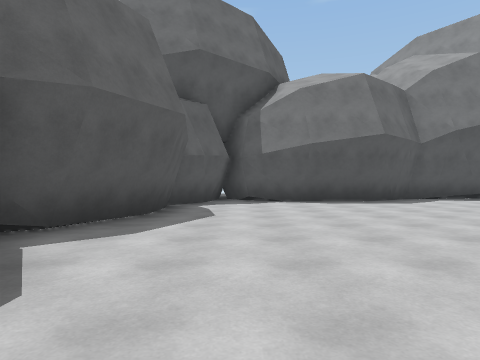
view 1 (above)

12 first-person views from a walk through a Unity game level. The camera is 1.26 m above the floor, looks level and sees 75° across. The floor is counted in squares, 2.3 m on a side. Each view is taken from the middle of a square. On the plan, view 1 faces up. The plan holds only what a view shows up to about 9 squares ahead; the rest is blank. The place goes on beyond the plan. The player character is not drawn. Some animated figures are left out. Some surface patterns are stand-ins.

view 2
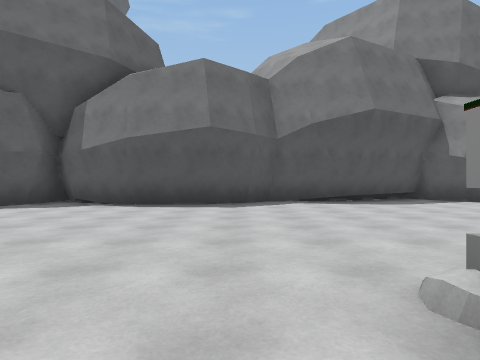

view 3
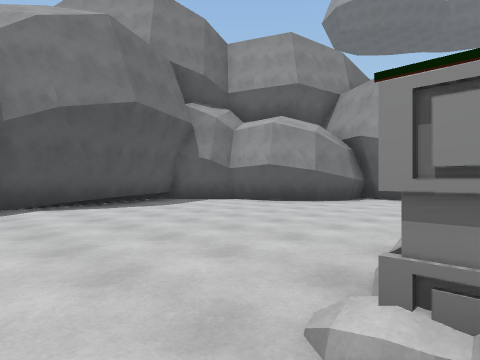

view 4
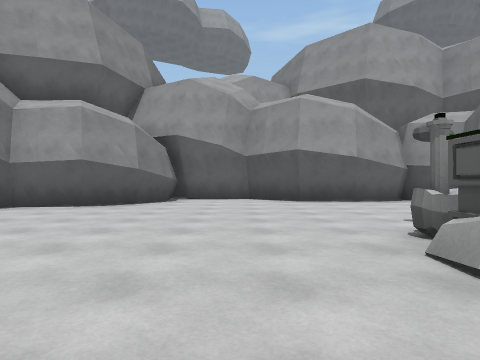

view 5
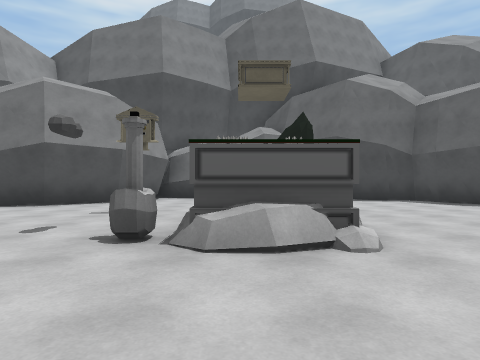

view 6
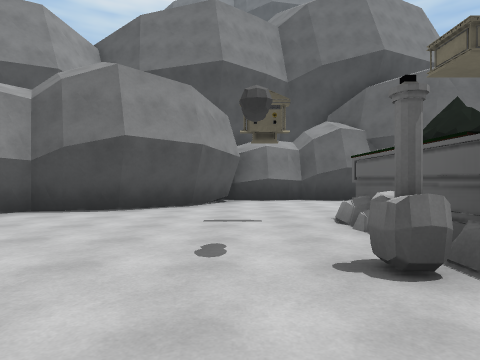

view 7
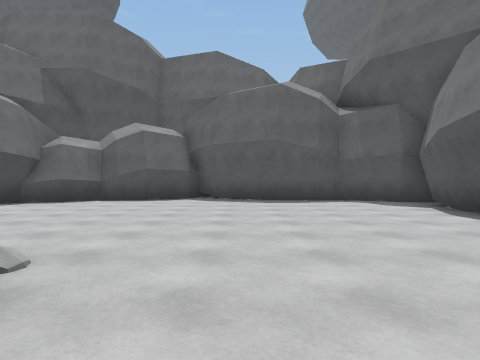

view 8
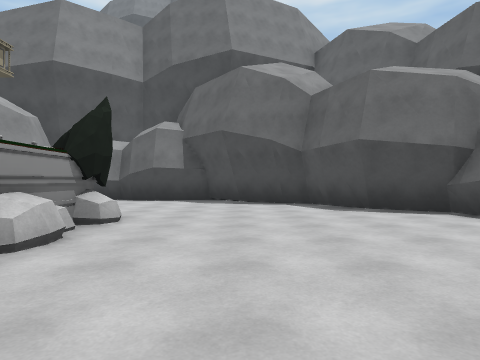

view 9
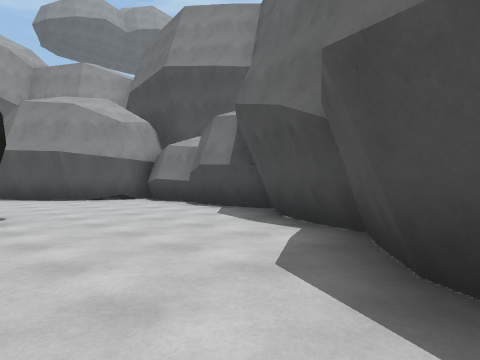

view 10
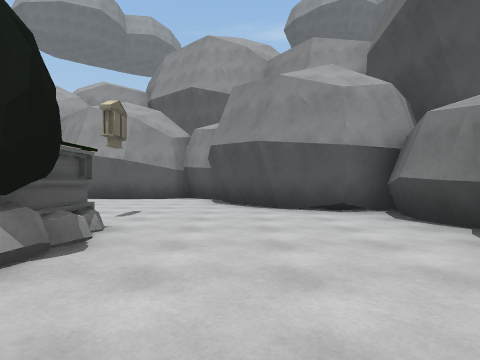

view 11
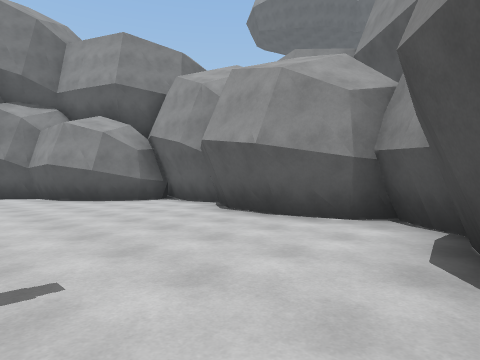

view 12
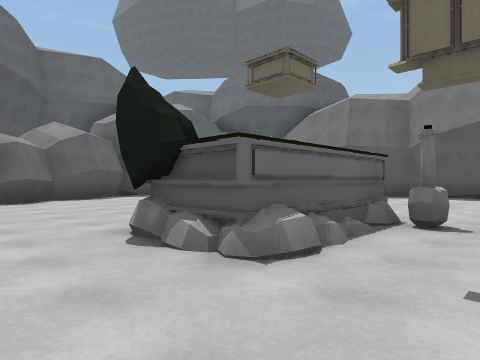

### Floor plan
Key: @ floor where view 1 was taken; # wall or solid block; . floor; O other object.
Columns run from 3 left of view 1 to 13 right of it. Each row starts with its distance up from view 1.
 10            ###
  9   ###  #####.#
  8   #.####.....##
  7  ##...........##
  6  #.............##
  5  #..............#
  4 ##..............#
  3 #...............#
  2 ##......O#O....##
  1  #......##.....#
  0  ##@....# .....##
 -1   #............#
 -2   ###........###
 -3     #.......##
 -4     ###....##
 -5       #######

Where each view was taken, in squares from view 1:
view 1: 0 up, 0 right, facing up
view 2: 1 up, 4 right, facing up
view 3: 2 up, 4 right, facing up-right
view 4: 4 up, 4 right, facing right
view 5: 5 up, 6 right, facing down
view 6: 4 up, 8 right, facing down
view 7: 4 up, 7 right, facing left
view 8: 4 up, 3 right, facing down
view 9: 0 up, 0 right, facing down-right
view 10: 2 down, 3 right, facing right
view 11: 2 down, 8 right, facing up-right
view 12: 2 down, 8 right, facing up-left
